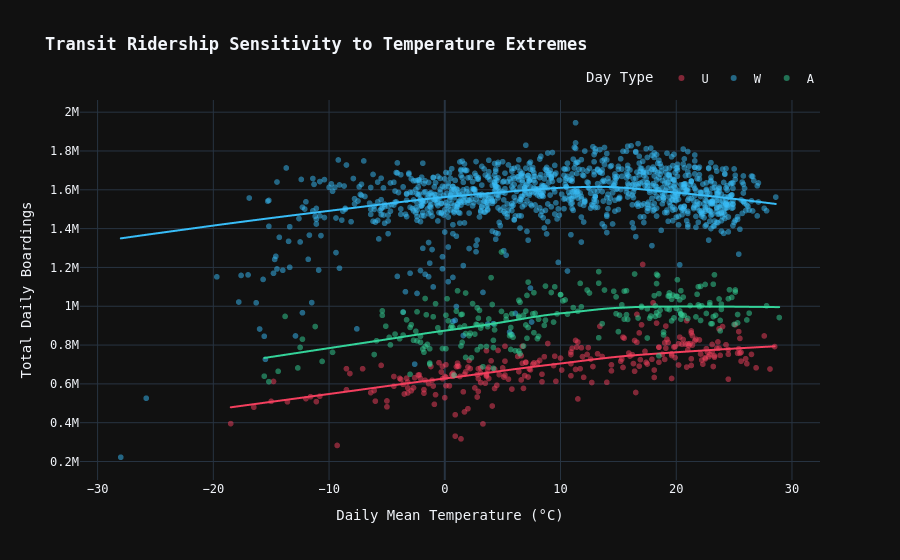

Notebook code for this chart:
### Code cell
#This visualizes the inverted parabolic drop as temperatures move toward freezing extremes, stratified by commuter baseline.
fig_temp = px.scatter(
    df_merged,
    x="temperature_2m_mean",
    y="total_rides",
    color="day_type",
    trendline="lowess",
    color_discrete_map={"W": "#38bdf8", "A": "#34d399", "U": "#f43f5e"},
    labels={
        "temperature_2m_mean": "Daily Mean Temperature (°C)",
        "total_rides": "Total Daily Boardings",
        "day_type": "Day Type"
    },
    title="<b>Transit Ridership Sensitivity to Temperature Extremes</b>",
    template="plotly_dark",
    opacity=0.5
)

fig_temp.update_layout(
    font=dict(family="monospace"),
    legend=dict(orientation="h", yanchor="bottom", y=1.02, xanchor="right", x=1)
)

fig_temp.show()

### Figure 1 — Plotly figure (JSON) as saved in the notebook; plotly's stock layout.template omitted (floating-point values rounded to 4 significant figures; data arrays with more than 128 entries replaced by an {"elided": "..."} marker saying what was removed)
{"data": [{"hovertemplate": "Day Type=U<br>Daily Mean Temperature (°C)=%{x}<br>Total Daily Boardings=%{y}<extra></extra>", "legendgroup": "U", "marker": {"color": "#f43f5e", "opacity": 0.5, "symbol": "circle"}, "mode": "markers", "name": "U", "showlegend": true, "type": "scattergl", "x": {"elided": "261 float values"}, "xaxis": "x", "y": {"elided": "261 int values"}, "yaxis": "y"}, {"hovertemplate": "<b>LOWESS trendline</b><br><br>Day Type=U<br>Daily Mean Temperature (°C)=%{x}<br>Total Daily Boardings=%{y} <b>(trend)</b><extra></extra>", "legendgroup": "U", "marker": {"color": "#f43f5e", "symbol": "circle"}, "mode": "lines", "name": "U", "showlegend": false, "type": "scattergl", "x": {"elided": "261 float values"}, "xaxis": "x", "y": {"elided": "261 float values"}, "yaxis": "y"}, {"hovertemplate": "Day Type=W<br>Daily Mean Temperature (°C)=%{x}<br>Total Daily Boardings=%{y}<extra></extra>", "legendgroup": "W", "marker": {"color": "#38bdf8", "opacity": 0.5, "symbol": "circle"}, "mode": "markers", "name": "W", "showlegend": true, "type": "scattergl", "x": {"elided": "1146 float values"}, "xaxis": "x", "y": {"elided": "1146 int values"}, "yaxis": "y"}, {"hovertemplate": "<b>LOWESS trendline</b><br><br>Day Type=W<br>Daily Mean Temperature (°C)=%{x}<br>Total Daily Boardings=%{y} <b>(trend)</b><extra></extra>", "legendgroup": "W", "marker": {"color": "#38bdf8", "symbol": "circle"}, "mode": "lines", "name": "W", "showlegend": false, "type": "scattergl", "x": {"elided": "1146 float values"}, "xaxis": "x", "y": {"elided": "1146 float values"}, "yaxis": "y"}, {"hovertemplate": "Day Type=A<br>Daily Mean Temperature (°C)=%{x}<br>Total Daily Boardings=%{y}<extra></extra>", "legendgroup": "A", "marker": {"color": "#34d399", "opacity": 0.5, "symbol": "circle"}, "mode": "markers", "name": "A", "showlegend": true, "type": "scattergl", "x": {"elided": "235 float values"}, "xaxis": "x", "y": {"elided": "235 int values"}, "yaxis": "y"}, {"hovertemplate": "<b>LOWESS trendline</b><br><br>Day Type=A<br>Daily Mean Temperature (°C)=%{x}<br>Total Daily Boardings=%{y} <b>(trend)</b><extra></extra>", "legendgroup": "A", "marker": {"color": "#34d399", "symbol": "circle"}, "mode": "lines", "name": "A", "showlegend": false, "type": "scattergl", "x": {"elided": "235 float values"}, "xaxis": "x", "y": {"elided": "235 float values"}, "yaxis": "y"}], "layout": {"font": {"family": "monospace"}, "legend": {"orientation": "h", "title": {"text": "Day Type"}, "tracegroupgap": 0, "x": 1, "xanchor": "right", "y": 1.02, "yanchor": "bottom"}, "title": {"text": "<b>Transit Ridership Sensitivity to Temperature Extremes</b>"}, "xaxis": {"anchor": "y", "domain": [0, 1], "title": {"text": "Daily Mean Temperature (°C)"}}, "yaxis": {"anchor": "x", "domain": [0, 1], "title": {"text": "Total Daily Boardings"}}}}
